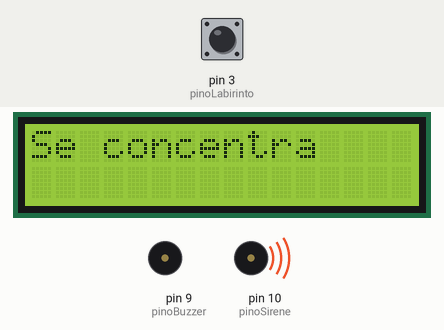
A sketch run on a simulated Arduino Uno, built with avr-gcc and run on an emulated ATmega328P. Parts: 16×2 character LCD, buzzer (waves = sounding, pin HIGH). The test bench sets the inputs (shaded band); at power-on: pin 3 (pinoLabirinto) HIGH. What the sketch prints to the serial monitor is not drawn.

Above: at 6.1 s.
At 15.2 s:
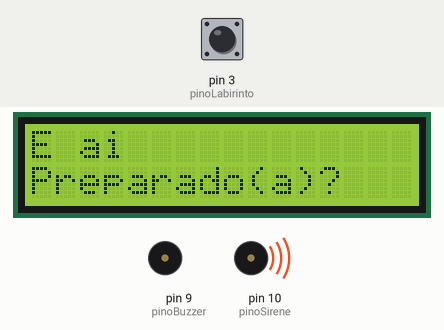
15.3 s: pin 3 (pinoLabirinto) pulled LOW for 3 s
At 25.2 s:
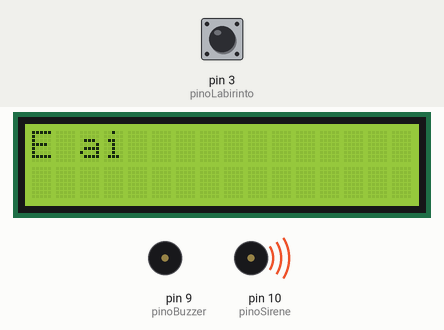
At 32.9 s:
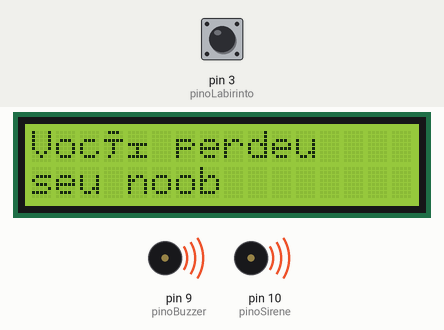
Timing chart, 0 to 45.8 s (numbered marks = the images above; inputs shaded):
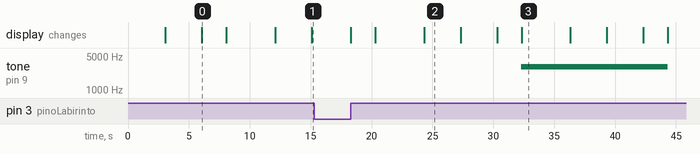

The sketch:

BUZZ_WIRE_PRONTO_MELHORADO.ino
```cpp
// Inclusão de bibliotecas
#include <LiquidCrystal.h>
#include "pitches.h"

// Os pinos utilizados no Arduino
int pinoLED = 2;
int pinoLabirinto = 3;
int pinoBuzzer = 9;
int pinoSirene = 10;
int melody[] = {
 NOTE_C4, NOTE_G3, NOTE_G3, NOTE_A3, NOTE_G3, 0, NOTE_B3, NOTE_C4
};
int noteDurations[] = {
  4, 8, 8, 4, 4, 4, 4, 4
};
LiquidCrystal lcd(7, 8, 5, 4, 6, 11);


// Declaração das variáveis auxiliares
int nivel = 0;
long int tempoAnterior = 0;
int deltaT = 200;
int tomBuzzer = 3000;
int estadoBotao = LOW;
int estadoBuzzer = LOW;


void setup() {

  // Define os pinos int

  pinMode(pinoLabirinto, INPUT_PULLUP);

  pinMode(pinoBuzzer, OUTPUT);

  pinMode(pinoSirene, OUTPUT);

  digitalWrite(pinoLED, HIGH);

  digitalWrite(pinoSirene, HIGH); //noTone(pinoSirene);

  Serial.begin(9600);
    //Inicializando o LCD e informando o tamanho de 16 colunas e 2 linhas
  //que é o tamanho do LCD JHD 162A usado neste projeto.
  lcd.begin(16, 2);
}

void loop() {
 lcd.clear(); //limpa o display do LCD.
 lcd.print("E ai");  // Leitura da tela
  delay(3000);

 lcd.setCursor(0,1);   //posiciona cursor na coluna 0 linha 1 do LCD
 lcd.print("Preparado(a)?"); //imprime a string no display do LCD.
  delay(3000);

Serial.println(nivel); // jogo em ação

  estadoBotao = digitalRead(pinoLabirinto);
 if (estadoBotao == LOW) {
  delay(50);
estadoBotao = digitalRead(pinoLabirinto);
while (!digitalRead(pinoLabirinto)) {
  delay(1);
}
if (estadoBotao == LOW) {
 nivel = nivel + 1;
 }
}
 if (nivel == 2) {
 deltaT = 100;
tomBuzzer = 3500;
}
 lcd.clear();
  lcd.print("Se concentra");
  delay(2000);

 if (nivel == 3) {
 deltaT = 50;
 tomBuzzer = 4000;
 }
if (nivel == 4) {
  noTone(pinoBuzzer);//digitalWrite(pinoBuzzer, LOW);
while (1) {
  digitalWrite(pinoSirene, LOW); //tone(pinoSirene, 4000);
}
}
if (((millis() - tempoAnterior) > deltaT) && (nivel >= 1)) {
if (estadoBuzzer) {
tone(pinoBuzzer, tomBuzzer);
}
 else {
noTone(pinoBuzzer);
}
estadoBuzzer = !estadoBuzzer;
tempoAnterior = millis();
 }

  lcd.clear();
  lcd.print("Você perdeu");
  lcd.setCursor(0,1);
  lcd.print("seu noob");
  delay(4000);
}
```

Measured:
- after the input at 15.3 s, tone on pin 9 (pinoBuzzer): silent → 3000 Hz after 17.0 s, → silent 12.0 s later
- what the display in image 0 shows lasts 2.0 s, from 6.1 s to 8.1 s
- what the display in image 2 shows lasts 3.0 s, from 24.3 s to 27.3 s
